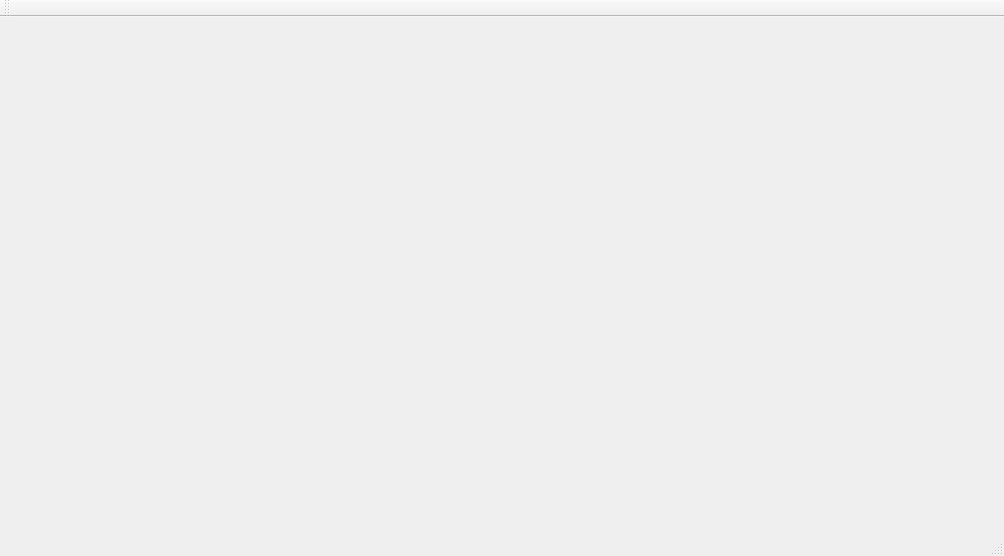
<?xml version="1.0" encoding="UTF-8"?>
<ui version="4.0">
 <class>MainWindow</class>
 <widget class="QMainWindow" name="MainWindow">
  <property name="geometry">
   <rect>
    <x>0</x>
    <y>0</y>
    <width>1004</width>
    <height>556</height>
   </rect>
  </property>
  <property name="windowTitle">
   <string>Qt Client for network packet capture</string>
  </property>
  <widget class="QWidget" name="centralWidget"/>
  <widget class="QMenuBar" name="menuBar">
   <property name="geometry">
    <rect>
     <x>0</x>
     <y>0</y>
     <width>1004</width>
     <height>25</height>
    </rect>
   </property>
  </widget>
  <widget class="QToolBar" name="mainToolBar">
   <attribute name="toolBarArea">
    <enum>TopToolBarArea</enum>
   </attribute>
   <attribute name="toolBarBreak">
    <bool>false</bool>
   </attribute>
  </widget>
  <widget class="QStatusBar" name="statusBar"/>
 </widget>
 <layoutdefault spacing="6" margin="11"/>
 <resources/>
 <connections/>
</ui>
